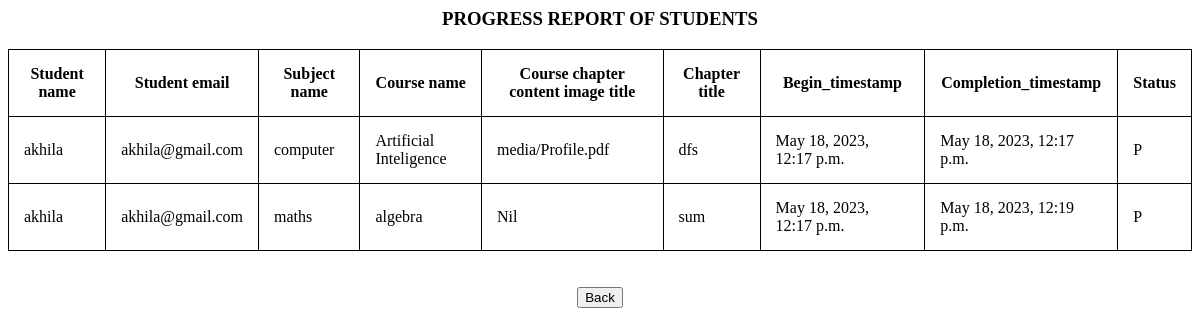
The page /st_pr (signed in) on the database its author committed.
### learn/models.py (models this page shows)
class Learning_progress(models.Model):
    Student_name = models.CharField(max_length=200, null=True)
    Student_email = models.EmailField(null=True)
    Subject_name = models.CharField(max_length=200, null=True)
    Course_name = models.CharField(max_length=200, null=True)
    Course_chapter_name = models.CharField(max_length=200, null=True)
    Course_chapter_content_name = models.ImageField(upload_to='media', null = True)
    Begin_timestamp = models.DateTimeField(auto_now_add=True, null=True)
    Completion_timestamp = models.DateTimeField(auto_now=True, null=True)
    Status = models.CharField(max_length=200, null=True)
    Teacher_email = models.EmailField(max_length=200, null=True)
    Learn_p_reg = models.ForeignKey(Registration, on_delete=models.SET_NULL, null = True)

### learn/views.py (the view)
# urls.py: path('st_pr',learn.views.st_pr,name='st_pr'),
def st_pr(request):
    vc = Registration.objects.get(id = request.session['logg'])
    hgh1 = Enrollment.objects.filter(Teacher_email = vc.Email)
    hgh = []
    for i in hgh1:
        if i.Student_email not in hgh:
            hgh.append(i.Student_email)
    dd = Learning_progress.objects.filter(Teacher_email = vc.Email)
    return render(request,'student_progress.html',{'dd':dd,'hgh':hgh})

### Templates/student_progress.html (shortened to what this page needs)
{% load static %}
<html lang="en">
<head>
   <link rel="stylesheet" type="text/css" href="{% static 'trt.css' %}">
</head>
<body class= "pic" background="{% static 'trt.jpg' %}" >
<h3 align="center">PROGRESS REPORT OF STUDENTS</h3>
<table  style="width:100%">
   <tr>
      <th>
         Student name
      </th>
      <th>
         Student email
      </th>
      <th>
         Subject name
      </th>
      <th>
         Course name
      </th>
      <th>
         Course chapter content image title
      </th>
      <th>
         Chapter title
      </th>
      <th>
         Begin_timestamp
      </th>
      <th>
         Completion_timestamp
      </th>
        <th>
         Status
      </th>
   </tr>
   {% for i in hgh %}
   {% for k in dd %}
   {% if k.Student_email == i %}
   <tr>
      <td>
         {{k.Student_name}}
      </td>
      <td>
         {{k.Student_email}}
      </td>
      <td>
         {{k.Subject_name}}
      </td>
      <td>
         {{k.Course_name}}
      </td>
      <td>
         {{k.Course_chapter_content_name}}
      </td>
      <td>
         {{k.Course_chapter_name}}
      </td>
      <td>
         {{k.Begin_timestamp}}
      </td>
      <td>
         {{k.Completion_timestamp}}
      </td>
      <td>
         {{k.Status}}
      </td>
   </tr>
   {% endif %}
   {% endfor %}
   {% endfor %}
</table><br><br>
<div align="center">
   <button type="submit" onclick="location.href='{% url 'teacher_home' %}'" name='mybtn2'>Back</button>
</div>
</body>
</html>

### static/trt.css (style rules this page uses)
* { box-sizing: border-box }
.pic { background-repeat: no-repeat; background-attachment: fixed; background-size: cover; background-size: 100%; }

### Templates/student_progress.html (style rules this page uses)
table, th, td { border: 1px solid black; border-collapse: collapse; }
th, td { padding: 15px; }

### rows shown on the page
Learning_progress: Student_name "akhila", Student_email "akhila@gmail.com", Subject_name "computer", Course_name "Artificial Inteligence", Course_chapter_content_name "media/Profile.pdf", Course_chapter_name "dfs", Begin_timestamp "May 18, 2023, 12:17 p.m.", Completion_timestamp "May 18, 2023, 12:17 p.m.", Status "P"
Learning_progress: Student_name "akhila", Student_email "akhila@gmail.com", Subject_name "maths", Course_name "algebra", Course_chapter_content_name "Nil", Course_chapter_name "sum", Begin_timestamp "May 18, 2023, 12:17 p.m.", Completion_timestamp "May 18, 2023, 12:19 p.m.", Status "P"
